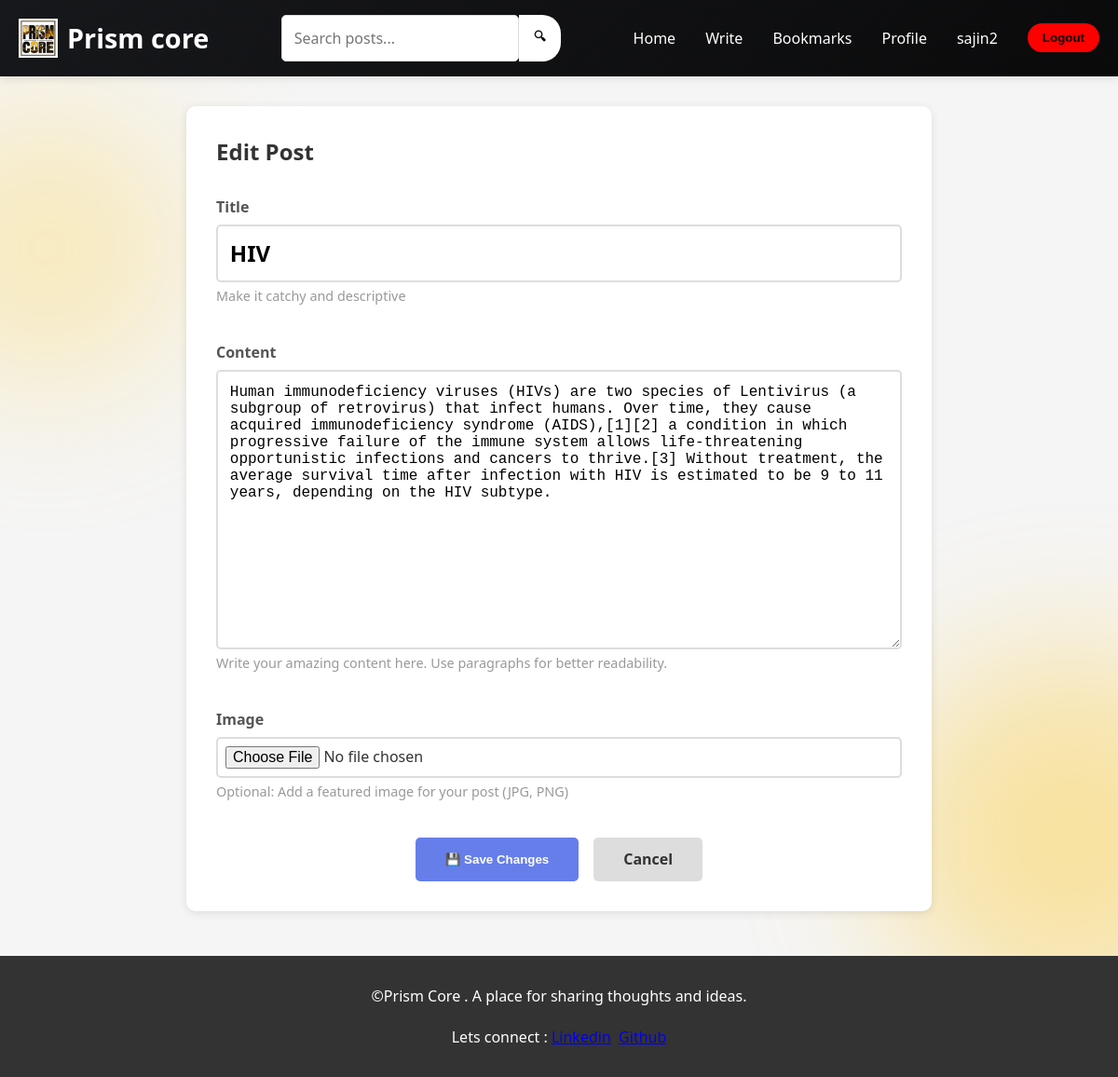
The page /post/9/edit/ (signed in) on the database its author committed.
### blog/models.py (models this page shows, shortened)
class Post(models.Model):
    title = models.CharField(max_length=200)
    content = models.TextField()
    author = models.ForeignKey(User, on_delete=models.CASCADE, related_name='posts')
    created_at = models.DateTimeField(auto_now_add=True)
    updated_at = models.DateTimeField(auto_now=True)
    image = models.ImageField(upload_to='blog_images/', blank=True, null=True)
    likes = models.ManyToManyField(User, related_name='liked_posts', blank=True)
    class Meta:
        ordering = ['-created_at']

### blog/views.py (the view)
# urls.py: path('post/<int:pk>/edit/', views.edit_post, name='edit-post'),
@login_required(login_url='login')
def edit_post(request, pk):
    post = get_object_or_404(Post, pk=pk)
    if post.author != request.user:
        messages.error(request, 'You can only edit your own posts.')
        return redirect('post-detail', pk=post.pk)
    if request.method == 'POST':
        form = PostForm(request.POST, request.FILES, instance=post)
        if form.is_valid():
            form.save()
            messages.success(request, 'Post updated successfully!')
            return redirect('post-detail', pk=post.pk)
    else:
        form = PostForm(instance=post)
    return render(request, 'post_form.html', {'form': form, 'title': 'Edit Post'})

### blog/forms.py
class PostForm(forms.ModelForm):
    title = forms.CharField(
        max_length=200,
        widget=forms.TextInput(attrs={
            'class': 'form-control',
            'placeholder': 'Post Title',
            'style': 'font-size: 24px; font-weight: bold;'
        })
    )
    content = forms.CharField(
        widget=forms.Textarea(attrs={
            'class': 'form-control',
            'placeholder': 'Write your blog post here...',
            'rows': 10
        })
    )
    image = forms.ImageField(
        required=False,
        widget=forms.FileInput(attrs={'class': 'form-control'})
    )
    class Meta:
        model = Post
        fields = ['title', 'content', 'image']

### blog/templates/post_form.html (shortened to what this page needs)
{% extends 'base.html' %}
{% block content %}
<div class="form-container">
    <h2>{{ title }}</h2>
    <form method="POST" enctype="multipart/form-data">
        <div class="form-group">
            <label for="{{ form.title.id_for_label }}">{{ form.title.label }}</label>
            {{ form.title }}
            <small class="help-text">Make it catchy and descriptive</small>
        </div>
        <div class="form-group">
            <label for="{{ form.content.id_for_label }}">{{ form.content.label }}</label>
            {{ form.content }}
            <small class="help-text">Write your amazing content here. Use paragraphs for better readability.</small>
        </div>
        <div class="form-group">
            <label for="{{ form.image.id_for_label }}">{{ form.image.label }}</label>
            {{ form.image }}
            <small class="help-text">Optional: Add a featured image for your post (JPG, PNG)</small>
        </div>
        <div class="form-actions">
            <button type="submit">
                {% if 'Create' in title %}
                    📝 Publish Post
                {% else %}
                    💾 Save Changes
                {% endif %}
            </button>
            <a href="{% url 'home' %}">Cancel</a>
        </div>
    </form>
</div>
{% endblock %}

### blog/templates/base.html (shortened to what this page needs)
{% load static %}
<!DOCTYPE html>
<html lang="en">
<head>
</head>
<body>
    <nav>
        <div class="container">
            {% load static %}
<a href="{% url 'home' %}" class="logo">
    <img src="{% static 'images/logo.png' %}" alt="BlogHub Logo">
    <span>Prism core</span>
</a>
            <div class="search-container">
                <form method="GET" action="{% url 'search' %}">
                    <input type="text" name="q" placeholder="Search posts...">
                    <button type="submit">🔍︎</button>
                </form>
            </div>
            <ul class="nav-links">
                {% if user.is_authenticated %}
                    <li><a href="{% url 'home' %}">Home</a></li>
                    <li><a href="{% url 'create-post' %}">Write</a></li>
                    <li><a href="{% url 'bookmarks' %}">Bookmarks</a></li>
                    <li><a href="{% url 'profile' user.username %}">Profile</a></li>
                    <li>
    <span style="color: white; font-weight: 500;">{{ user.username }}</span>
</li>
<li>
    <form method="POST" action="{% url 'logout' %}" style="display: inline;">
        <button type="submit" style="background: #fd0000;">Logout</button>
    </form>
</li>
                {% else %}
                    <li><button onclick="window.location.href='{% url 'login' %}'">Login</button></li>
                    <li><button onclick="window.location.href='{% url 'register' %}'" style="background: #764ba2;">Register</button></li>
                {% endif %}
            </ul>
        </div>
    </nav>
    <div class="container">
        {% block content %}{% endblock %}
    </div>
    <footer>
        <p style="color: #ffffff;">©Prism Core . A place for sharing thoughts and ideas.</p><br>
        <p style="color: #ffffff;">Lets connect : <a href="https://www.linkedin.com/in/sajin-sajeev-8a1981214/" >Linkedin</a>&nbsp&nbsp<a href="https://github.com/sajinsajeev62-sketch" >Github</a></p>
    </footer>
</body>
</html>

### blog/templates/base.html (style rules this page uses)
body { background: #fdfdfd; position: relative; overflow-x: hidden; }
body::before, body::after { content: ""; position: fixed; border-radius: 50%; filter: blur(80px); z-index: -1; opacity: 0.35; animation: floatGlow 12s ease-in-out infinite; }
body::before { width: 300px; height: 300px; background: #FFD54F; top: 10%; left: -100px; }
body::after { width: 400px; height: 400px; background: #FFC107; bottom: 5%; right: -150px; animation-delay: 6s; }
.logo { display: flex; align-items: center; gap: 10px; text-decoration: none; color: white; font-size: 2rem; font-weight: bold; }
.logo img { width: 42px; height: 42px; object-fit: contain; }
.logo span { color: white; }
* { margin: 0; padding: 0; box-sizing: border-box; }
body { font-family: 'Segoe UI', Tahoma, Geneva, Verdana, sans-serif; background-color: #f5f5f5; color: #333; }
nav { background: linear-gradient(135deg, #17181b 0%, #0a0a0b 100%); padding: 1rem 0; box-shadow: 0 2px 10px rgba(0,0,0,0.1); position: sticky; top: 0; z-index: 100; }
nav .container { max-width: 1200px; margin: 0 auto; padding: 0 20px; display: flex; justify-content: space-between; align-items: center; flex-wrap: wrap; }
nav .logo { font-size: 1.8rem; font-weight: bold; color: white; text-decoration: none; }
nav .nav-links { display: flex; list-style: none; gap: 2rem; align-items: center; flex-wrap: wrap; }
nav a { color: white; text-decoration: none; font-weight: 500; transition: opacity 0.3s; }
nav button { background: white; color: #050505; border: none; padding: 0.5rem 1rem; border-radius: 20px; cursor: pointer; font-weight: bold; transition: transform 0.2s; }
.search-container { flex: 1; max-width: 300px; margin: 0 2rem; }
.search-container form { display: flex; }
.search-container input { width: 100%; padding: 0.5rem; border: none; border-radius: 20px 0 0 20px; outline: none; }
.search-container button { padding: 0.5rem 1rem; background: white; border: none; border-radius: 0 20px 20px 0; color: #0c0c0c; cursor: pointer; font-weight: bold; }
.container { max-width: 1200px; margin: 2rem auto; padding: 0 20px; }
.form-group { margin-bottom: 1rem; }
label { display: block; margin-bottom: 0.5rem; font-weight: 500; color: #555; }
input[type="text"], input[type="email"], input[type="password"], input[type="file"], textarea, select { width: 100%; padding: 0.8rem; border: 1px solid #ddd; border-radius: 5px; font-family: inherit; font-size: 1rem; }
textarea { resize: vertical; min-height: 150px; }
footer { background: #333; color: white; text-align: center; padding: 2rem; margin-top: 3rem; }

### blog/templates/post_form.html (style rules this page uses)
.form-container { background: white; padding: 2rem; border-radius: 10px; box-shadow: 0 2px 10px rgba(0,0,0,0.1); max-width: 800px; margin: 0 auto; }
.form-container h2 { margin-bottom: 2rem; color: #333; }
.form-container form { display: flex; flex-direction: column; gap: 1.5rem; }
.form-group { display: flex; flex-direction: column; }
.form-group label { font-weight: 600; color: #555; margin-bottom: 0.5rem; }
.form-group input, .form-group textarea { padding: 0.8rem; border: 2px solid #ddd; border-radius: 5px; font-family: inherit; font-size: 1rem; transition: border-color 0.3s; }
.form-group input[type="file"] { padding: 0.5rem; }
.form-group textarea { resize: vertical; min-height: 300px; font-family: 'Courier New', monospace; }
.form-group input[type="text"] { font-size: 1.3rem; font-weight: bold; }
.form-actions { display: flex; gap: 1rem; justify-content: center; }
.form-actions button, .form-actions a { padding: 0.8rem 2rem; border: none; border-radius: 5px; cursor: pointer; font-weight: bold; text-decoration: none; transition: background 0.3s; }
.form-actions button[type="submit"] { background: #667eea; color: white; }
.form-actions a { background: #ddd; color: #333; }
.help-text { font-size: 0.9rem; color: #999; margin-top: 0.3rem; }

### rows shown on the page
Post: title "HIV", content "Human immunodeficiency viruses (HIVs) are two species of Lentivirus (a subgroup of retrovirus) that infect humans. Over time, they cause acquired immunodeficiency syndrome (AIDS),[1][2] a condition in which progressive failure of the immune system allows life-threatening opportunistic infections and cancers to thrive.[3] Without treatment, the average survival time after infection with HIV is estimated to be 9 to 11 years, depending on the HIV subtype."

### other values the page prints
{{ user.username }} "sajin2"
{{ title }} "Edit Post"
